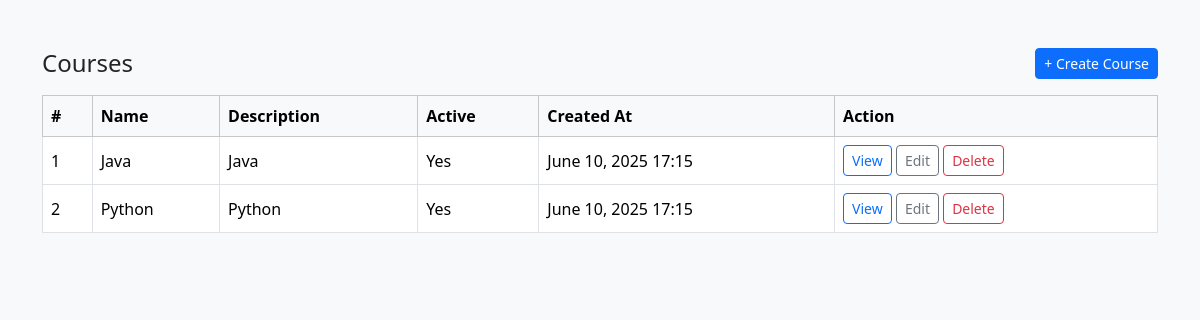
/student/course_list/, run on an earlier commit of the app's database.
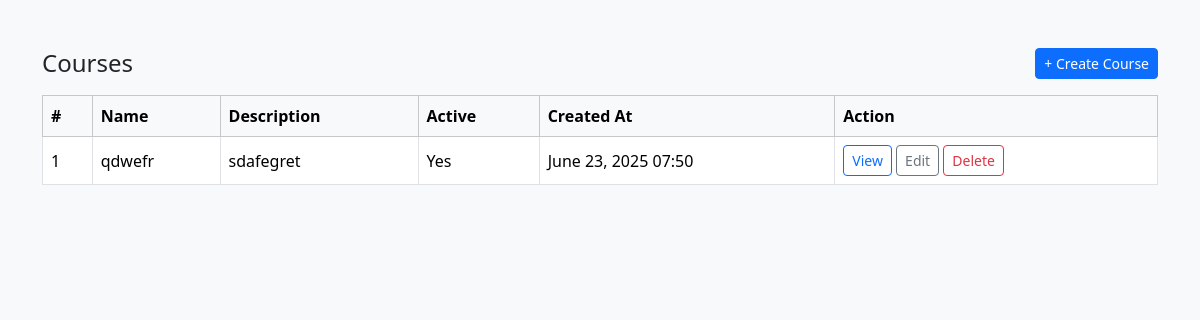
And on a later commit of the database.
### students/models.py (models this page shows, shortened)
class Course(models.Model):
    name = models.CharField(max_length=100)
    description = models.TextField()
    is_active = models.BooleanField(default=True)
    created_at = models.DateTimeField(auto_now_add=True)

### students/views.py (the view)
# urls.py: path("course_list/",views.read_all_course,name="course_list"),
def read_all_course(request):
    course = Course.objects.all()
    return render(request,'students/courses.html',context={'courses':course})

### students/templates/students/courses.html (shortened to what this page needs)
<!DOCTYPE html>
<html lang="en">
<head>
  <link href="https://cdn.jsdelivr.net/npm/bootstrap@5.3.3/dist/css/bootstrap.min.css" rel="stylesheet">
</head>
<body class="bg-light">
<div class="container mt-5">
  <div class="d-flex justify-content-between align-items-center mb-3">
    <h4 class="mb-0">Courses</h4>
    <a href="{% url 'create_course' %}" class="btn btn-primary btn-sm">+ Create Course</a>
  </div>
  <div class="table-responsive">
    <table class="table table-bordered table-hover align-middle">
      <thead class="table-light">
        <tr>
          <th>#</th>
          <th>Name</th>
          <th>Description</th>
          <th>Active</th>
          <th>Created At</th>
          <th>Action</th>
        </tr>
      </thead>
      <tbody>
        {% for course in courses %}
        <tr>
          <td>{{ forloop.counter }}</td>
          <td>{{ course.name }}</td>
          <td>{{ course.description }}</td>
          <td>{{ course.is_active|yesno:"Yes,No" }}</td>
          <td>{{ course.created_at|date:"F d, Y H:i" }}</td>
          <td>
            <a href="{{ course.pk }}" class="btn btn-sm btn-outline-primary">View</a>
            <a href="edit/{{ course.pk }}" class="btn btn-sm btn-outline-secondary">Edit</a>
            <a href="delete/{{ course.pk }}" class="btn btn-sm btn-outline-danger">Delete</a>
          </td>
        </tr>
        {% empty %}
        <tr>
          <td colspan="6" class="text-center">No courses available.</td>
        </tr>
        {% endfor %}
      </tbody>
    </table>
  </div>
</div>
</body>
</html>

What changed in the data, as far as the page shows it:
removed Course: name "Java", description "Java", is_active "Yes", created_at "June 10, 2025 17:15"
removed Course: name "Python", description "Python", is_active "Yes", created_at "June 10, 2025 17:15"
added Course: name "qdwefr", description "sdafegret", is_active "Yes", created_at "June 23, 2025 07:50"
